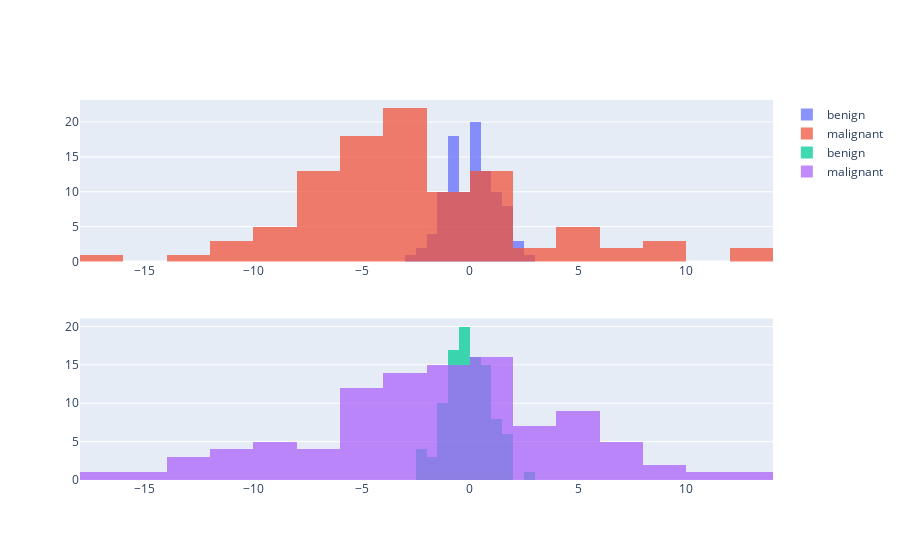

The notebook cell this image was saved under:
### Code cell
import plotly
a = np.random.normal(0,1,100)
b = np.random.normal(-2,5,100)

c = np.random.normal(0,1,100)
d = np.random.normal(-2,5,100)

fig = plotly.tools.make_subplots(rows=2,cols=1)

trace_rm1 = go.Histogram(x = a, opacity = 0.75, name = 'malignant')
trace_rm2 = go.Histogram(x = b, opacity = 0.75, name = 'benign')
fig.append_trace(go.Histogram(x = a, opacity = 0.75, name = 'benign'),1,1)
fig.append_trace(go.Histogram(x = b, opacity = 0.75, name = 'malignant'),1,1)
fig.append_trace(go.Histogram(x = c, opacity = 0.75, name = 'benign'),2,1)
fig.append_trace(go.Histogram(x = d, opacity = 0.75, name = 'malignant'),2,1)
fig.layout.update(go.Layout(barmode = 'overlay',))

fig.show()
